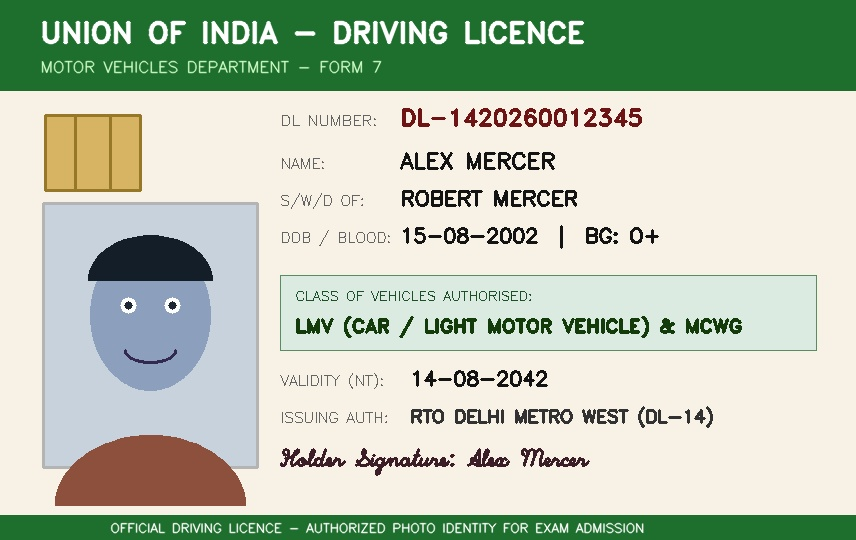
#> input picture sample_data/candidate_driving_license.jpg, 856 x 540 px
$ python -i face_id_verifier.py   (imports and definitions only)   (older library calls are emulated)
#> lines starting #> are read from the running program, lines starting #| are printed output that depends on the picture; after the words box and inside, x2 and y2 are one past the last pixel; in counts of white or black regions, pixels touching at a corner belong together
#> further down, picture is the input picture: shape (540, 856, 3); mean B, G, R 175.6, 196.2, 182.8
### src/config.py
"""
Configuration module for ExamProctor AI system.
"""

import os
from dataclasses import dataclass, field
from pathlib import Path
from typing import Dict, List, Tuple


@dataclass
class ProctorConfig:
    """System-wide configuration parameters."""

    # Base workspace directory
    BASE_DIR: Path = Path(__file__).resolve().parent.parent

    # Log & Evidence storage
    AUDIT_DIR: Path = BASE_DIR / "audit_logs"
    EVIDENCE_DIR: Path = AUDIT_DIR / "evidence"
    REPORTS_DIR: Path = AUDIT_DIR / "reports"

    # YOLO Model configuration
    YOLO_MODEL_NAME: str = "yolov8n.pt"  # lightweight, fast real-time inference
    YOLO_CONF_THRESHOLDS: Dict[str, float] = field(
        default_factory=lambda: {
            "cell phone": 0.35,  # Detection for mobile screen / photo cheat
            "book": 0.35,        # Printed notes, textbooks, manuals
            "laptop": 0.40,      # Secondary screens
            "person": 0.40,      # Candidate & secondary persons
        }
    )

    # Document / Paper Sheet Geometry & Texture Thresholds
    DOC_MIN_AREA_RATIO: float = 0.012  # Minimum document area as fraction of frame
    DOC_MAX_AREA_RATIO: float = 0.80   # Maximum document area (avoids entire frame background)
    DOC_MIN_ASPECT_RATIO: float = 0.40 # Standard paper (A4 is ~0.71 or ~1.41)
    DOC_MAX_ASPECT_RATIO: float = 2.60
    DOC_MIN_BRIGHTNESS: float = 120.0  # White/light-colored paper brightness filter (0-255)
    DOC_MIN_EDGE_VARIANCE: float = 25.0 # Laplacian edge variance indicating printed/handwritten text

    # Exam Violation Debounce Settings (number of consecutive frames to trigger an alert)
    DEBOUNCE_FRAMES_DOC: int = 4
    DEBOUNCE_FRAMES_PHONE: int = 3
    DEBOUNCE_FRAMES_ABSENT: int = 15
    DEBOUNCE_FRAMES_MULTI_PERSON: int = 4

    # Face ID Verification settings
    FACE_VERIFICATION_THRESHOLD: float = 0.55  # Multi-modal biometric cutoff (0.0 to 1.0)
    ID_CARD_ASPECT_RATIO: float = 1.586        # ISO/IEC 7810 standard ID card aspect ratio (85.6mm / 53.98mm)

    # Visualization BGR Colors (OpenCV format)
    COLOR_SAFE: Tuple[int, int, int] = (0, 200, 0)        # Green
    COLOR_WARNING: Tuple[int, int, int] = (0, 165, 255)   # Orange
    COLOR_VIOLATION: Tuple[int, int, int] = (0, 0, 230)   # Red
    COLOR_DOCUMENT: Tuple[int, int, int] = (255, 140, 0)  # Cyan/Blue
    COLOR_PHONE: Tuple[int, int, int] = (0, 0, 255)       # Red
    COLOR_FACE: Tuple[int, int, int] = (255, 200, 0)      # Light Blue

    def __post_init__(self):
        """Ensure storage directories exist."""
        os.makedirs(self.AUDIT_DIR, exist_ok=True)
        os.makedirs(self.EVIDENCE_DIR, exist_ok=True)
        os.makedirs(self.REPORTS_DIR, exist_ok=True)


# Default shared configuration instance
default_config = ProctorConfig()

### src/face_id_verifier.py
"""
Candidate Photo ID Verification and Biometric Face Matching Module.
"""

from dataclasses import dataclass
from typing import Optional, Tuple
import cv2
import numpy as np

from .config import ProctorConfig, default_config
from .utils import four_point_transform


from dataclasses import dataclass, field
from typing import Dict, Optional, Tuple
import cv2
import numpy as np

from .config import ProctorConfig, default_config
from .utils import four_point_transform


@dataclass
class VerificationResult:
    """Result of candidate Photo ID document verification."""
    is_verified: bool
    similarity_score: float                # 0.0 - 1.0 (higher = more similar)
    liveness_score: float                  # 0.0 - 1.0 (anti-spoof test)
    id_card_rectified: Optional[np.ndarray]
    id_face_crop: Optional[np.ndarray]
    live_face_crop: Optional[np.ndarray]
    message: str
    document_type: str = "Generic ID"
    document_metadata: Dict = field(default_factory=dict)


class FaceIDVerifier:
    """
    Verifies candidate Photo ID documents (Student ID, Passport, Driver's License)
    against live webcam face capture during exam check-in.
    """

    def __init__(self, config: ProctorConfig = default_config):
        self.config = config
        # Load frontal face detector
        cascade_path = cv2.data.haarcascades + "haarcascade_frontalface_default.xml"
        self.face_cascade = cv2.CascadeClassifier(cascade_path)

    def detect_face(self, image: np.ndarray) -> Optional[Tuple[int, int, int, int]]:
        """
        Detects primary frontal face bounding box (x, y, w, h).
        Uses Haar Cascade with robust fallback for ID cards, synthetic badges, and low-light portraits.
        """
        if image is None or image.size == 0:
            return None

        gray = cv2.cvtColor(image, cv2.COLOR_BGR2GRAY) if len(image.shape) == 3 else image
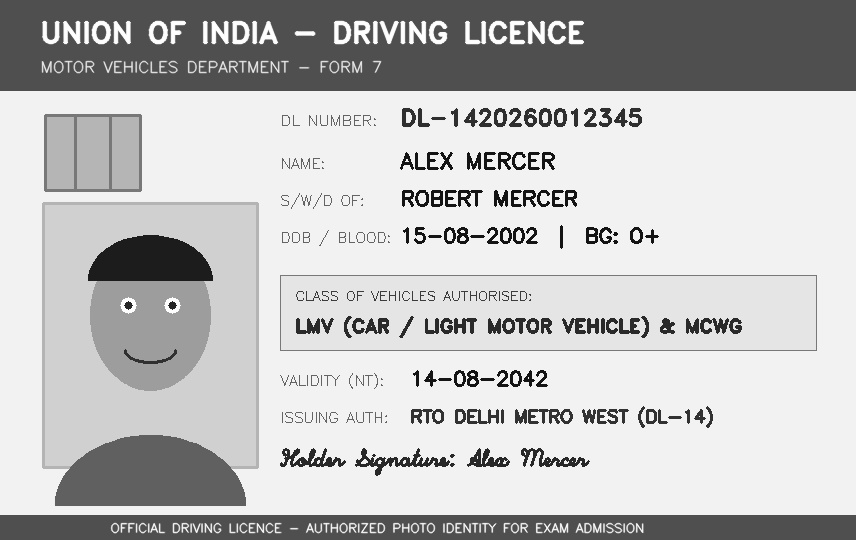
#> gray: shape (540, 856); min 13, max 255, mean 189.6
        if np.std(gray) < 8.0:
            # Blank or solid uniform background has no facial information
            return None
        faces = self.face_cascade.detectMultiScale(
            gray,
            scaleFactor=1.08,
            minNeighbors=3,
            minSize=(30, 30),
        )
#> faces = ()
        if len(faces) > 0:
            # Return largest detected face by area
            faces = sorted(faces, key=lambda f: f[2] * f[3], reverse=True)
            return tuple(int(v) for v in faces[0])

        # Fallback 1: ID Card Photo Frame / Portrait box detection
        # Finds high-contrast rectangular photo windows typically on the left side of ID cards
        ih, iw = image.shape[:2]
#> ih = 540; iw = 856
        edges = cv2.Canny(gray, 50, 150)
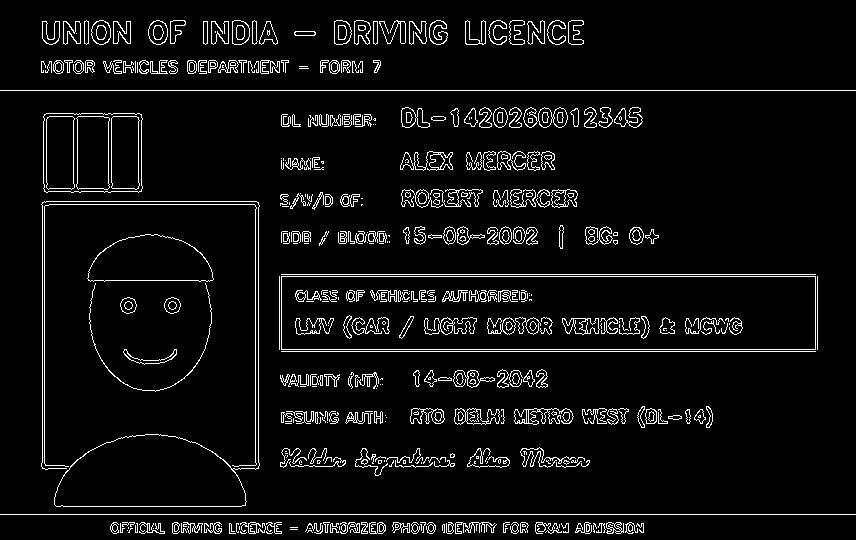
#> edges: shape (540, 856); 5.7% white in thin lines or dots
        contours, _ = cv2.findContours(edges, cv2.RETR_TREE, cv2.CHAIN_APPROX_SIMPLE)
#> contours = 861 contours, 457 with area under 20; largest, box (x1, y1, x2, y2) and area: (281, 276, 816, 350) 38982, (281, 276, 816, 350) 38980, (41, 201, 260, 507) 10782, (54, 434, 247, 507) 10746, (43, 113, 143, 193) 7633
        for cnt in contours:
            x, y, w, h = cv2.boundingRect(cnt)
            area = w * h
            if 0.05 * (iw * ih) < area < 0.40 * (iw * ih):
                aspect = float(w) / float(h)
                if 0.6 <= aspect <= 1.1:
                    # Likely ID card portrait box
                    return (x, y, w, h)
#> this loop made 543 passes
#> (x, y, w, h, area, aspect) on passes 329, 330, 543: (281, 276, 535, 74, 39590, 7.23), (281, 276, 535, 74, 39590, 7.23), (44, 204, 213, 263, 56019, 0.81)
#> (x, y, w, h, area) on passes 1, 2, 8, 14, 19, 21: (266, 531, 7, 3, 21), (240, 531, 7, 3, 21), (128, 528, 5, 5, 25), (314, 525, 9, 9, 81), (486, 524, 11, 9, 99), (442, 524, 3, 9, 27)

        # Fallback 2: Center region for centered webcam portrait
        if iw >= 100 and ih >= 100:
            cw, ch = int(iw * 0.4), int(ih * 0.5)
            cx, cy = (iw - cw) // 2, (ih - ch) // 3
            return (cx, cy, cw, ch)

        return None

    # [268 lines left out: functions crop_face, extract_face_descriptor, compute_similarity, evaluate_liveness, verify, classify_document_type and 2 more, not called in this run]

>>> import cv2
>>> picture = cv2.imread('../sample_data/candidate_driving_license.jpg')
>>> result = FaceIDVerifier().detect_face(picture)
#> result = (44, 204, 213, 263)
